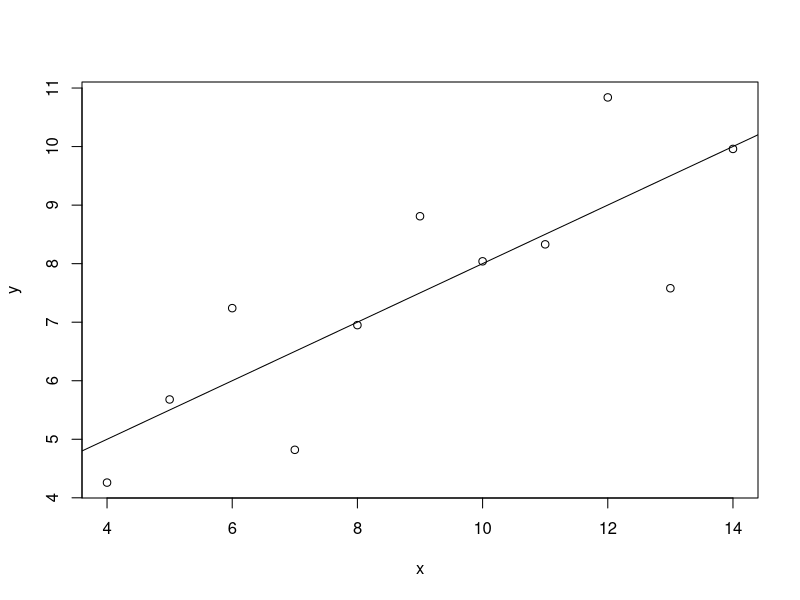
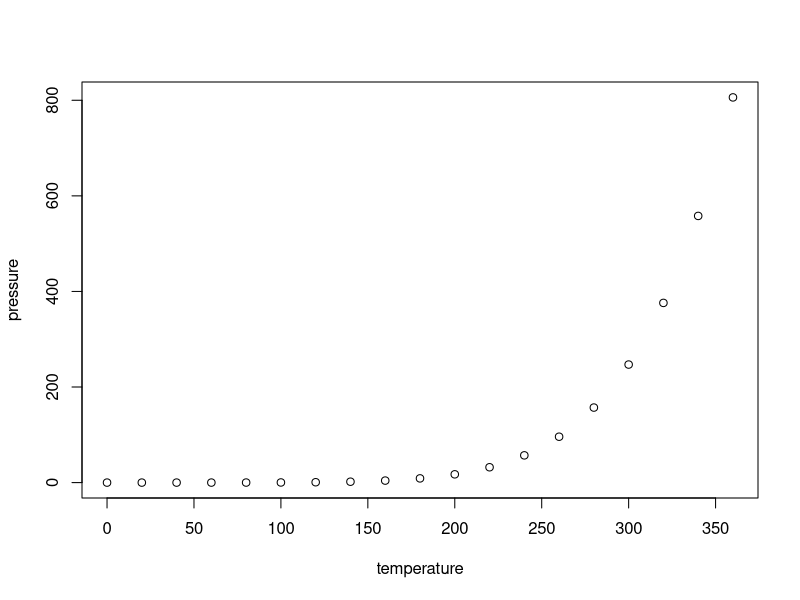

Source code (R) for these figures, in order:
## ---- chunk 1
data("anscombe")
dim(anscombe)
names(anscombe)
head(anscombe, n=6)
tail(anscombe, n=6)
summary(anscombe)
knitr::opts_chunk$set(echo = TRUE)
## ---- chunk 2
data("anscombe")
x=anscombe$x1
y=anscombe$y1
plot(x, y)
abline(lm(y1 ~ x1, data = anscombe))
## ---- chunk 3
plot(pressure)
